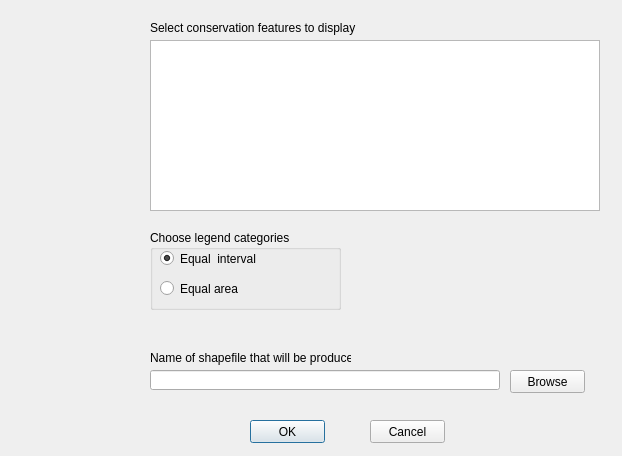
<?xml version="1.0" encoding="UTF-8"?>
<ui version="4.0">
 <class>distributionDialog</class>
 <widget class="QDialog" name="distributionDialog">
  <property name="windowModality">
   <enum>Qt::ApplicationModal</enum>
  </property>
  <property name="geometry">
   <rect>
    <x>0</x>
    <y>0</y>
    <width>622</width>
    <height>456</height>
   </rect>
  </property>
  <property name="windowTitle">
   <string>Show distribution of features</string>
  </property>
  <widget class="QGroupBox" name="legendGroupBox">
   <property name="geometry">
    <rect>
     <x>150</x>
     <y>230</y>
     <width>191</width>
     <height>80</height>
    </rect>
   </property>
   <property name="title">
    <string>Choose legend categories</string>
   </property>
   <widget class="QRadioButton" name="intervalRadioButton">
    <property name="geometry">
     <rect>
      <x>10</x>
      <y>20</y>
      <width>141</width>
      <height>17</height>
     </rect>
    </property>
    <property name="text">
     <string>Equal  interval</string>
    </property>
    <property name="checked">
     <bool>true</bool>
    </property>
   </widget>
   <widget class="QRadioButton" name="areaRadioButton">
    <property name="geometry">
     <rect>
      <x>10</x>
      <y>50</y>
      <width>82</width>
      <height>17</height>
     </rect>
    </property>
    <property name="text">
     <string>Equal area</string>
    </property>
   </widget>
  </widget>
  <widget class="QLabel" name="featLabel">
   <property name="geometry">
    <rect>
     <x>150</x>
     <y>20</y>
     <width>261</width>
     <height>16</height>
    </rect>
   </property>
   <property name="text">
    <string>Select conservation features to display</string>
   </property>
  </widget>
  <widget class="QListWidget" name="featListWidget">
   <property name="geometry">
    <rect>
     <x>150</x>
     <y>40</y>
     <width>450</width>
     <height>171</height>
    </rect>
   </property>
   <property name="selectionMode">
    <enum>QAbstractItemView::MultiSelection</enum>
   </property>
  </widget>
  <widget class="QPushButton" name="okButton">
   <property name="geometry">
    <rect>
     <x>250</x>
     <y>420</y>
     <width>75</width>
     <height>23</height>
    </rect>
   </property>
   <property name="text">
    <string>OK</string>
   </property>
  </widget>
  <widget class="QPushButton" name="cancelButton">
   <property name="geometry">
    <rect>
     <x>370</x>
     <y>420</y>
     <width>75</width>
     <height>23</height>
    </rect>
   </property>
   <property name="text">
    <string>Cancel</string>
   </property>
  </widget>
  <widget class="QPushButton" name="filePathButton">
   <property name="geometry">
    <rect>
     <x>510</x>
     <y>370</y>
     <width>75</width>
     <height>23</height>
    </rect>
   </property>
   <property name="text">
    <string>Browse</string>
   </property>
  </widget>
  <widget class="QLineEdit" name="filePathlineEdit">
   <property name="geometry">
    <rect>
     <x>150</x>
     <y>370</y>
     <width>350</width>
     <height>20</height>
    </rect>
   </property>
  </widget>
  <widget class="QLabel" name="filePathlabel">
   <property name="geometry">
    <rect>
     <x>150</x>
     <y>350</y>
     <width>201</width>
     <height>16</height>
    </rect>
   </property>
   <property name="text">
    <string>Name of shapefile that will be produced:</string>
   </property>
  </widget>
  <widget class="QLabel" name="logoLabel">
   <property name="geometry">
    <rect>
     <x>0</x>
     <y>20</y>
     <width>131</width>
     <height>351</height>
    </rect>
   </property>
   <property name="text">
    <string/>
   </property>
   <property name="pixmap">
    <pixmap resource="resources.qrc">:/plugins/Cluz/icons/icons/setup_logo.png</pixmap>
   </property>
  </widget>
 </widget>
 <resources>
  <include location="resources.qrc"/>
 </resources>
 <connections>
  <connection>
   <sender>cancelButton</sender>
   <signal>clicked()</signal>
   <receiver>distributionDialog</receiver>
   <slot>close()</slot>
   <hints>
    <hint type="sourcelabel">
     <x>266</x>
     <y>368</y>
    </hint>
    <hint type="destinationlabel">
     <x>363</x>
     <y>325</y>
    </hint>
   </hints>
  </connection>
 </connections>
</ui>
